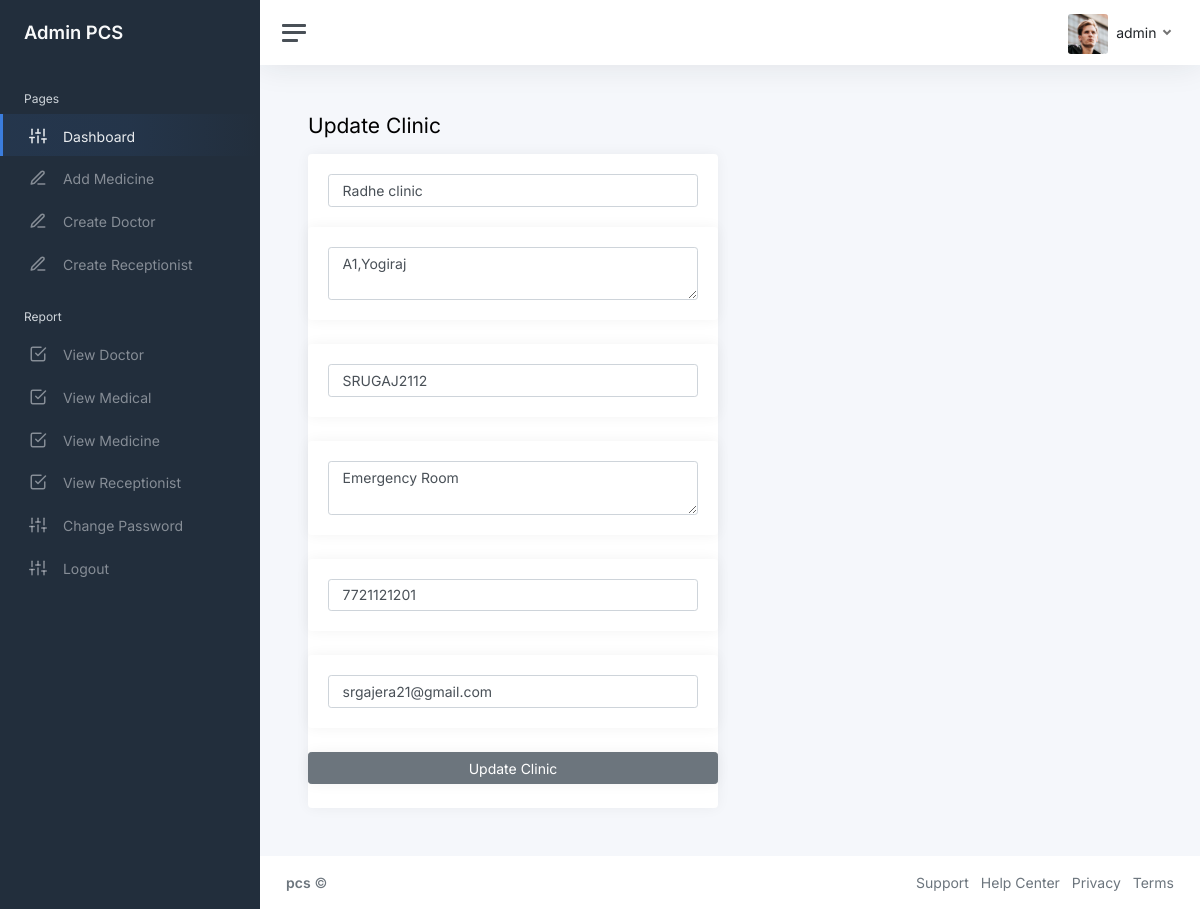
The app's page /admin/editclinic.php?cid=2 (signed in) with its own data.
### tables this page shows
CREATE TABLE IF NOT EXISTS `clinic` (
  `clinic_id` int NOT NULL AUTO_INCREMENT,
  `clinic_name` varchar(50) NOT NULL,
  `clinic_address` varchar(100) NOT NULL,
  `registration_no` varchar(10) NOT NULL,
  `facilities` text NOT NULL,
  `clinic_contact` bigint NOT NULL,
  `email` varchar(50) NOT NULL,
  `timestmp` datetime NOT NULL,
  PRIMARY KEY (`clinic_id`)
);

### admin/editclinic.php (the view, shortened to what this page needs)
<!DOCTYPE html>
<html lang="en">
<head>
	<link href="css/app.css" rel="stylesheet">
</head>
<body>
	<div class="wrapper">
		<?php
		include "sidebar.php";
		?>
		<div class="main">
			<?php
			include "nav.php";
			?>
			<main class="content">
				<div class="container-fluid p-0">
					<div class="mb-3">
						<h1 class="h3 d-inline align-middle">Update Clinic</h1>
					</div>
					<?php
					$cid = $_GET['cid'];
					include "connect.php";
					$q = "select * from clinic where clinic_id='$cid' ";
					$res = mysqli_query($cn, $q) or die(mysqli_error($cn));
					while ($info = mysqli_fetch_array($res)) {
						$cname = $info['clinic_name'];
						$cadd = $info['clinic_address'];
						$regno = $info['registration_no'];
						$faci = $info['facilities'];
						$cont = $info['clinic_contact'];
						$email = $info['email'];
					?>
						<form method=post action="inseditclinic.php" name="addclinic">
							<div class="row">
								<div class="col-12 col-lg-6">
									<div class="card">
										<div class="card-body">
											<input type="text" class="form-control" placeholder="Clinic name" name="txtcname" value='<?php echo $cname; ?>'>
										</div>
										<div class="card">
											<div class="card-body">
												<textarea class="form-control" rows="2" placeholder="Clinic address" name="txtcladdress"><?php echo $cadd; ?></textarea>
											</div>
										</div>
										<div class="card">
											<div class="card-body">
												<input type="text" class="form-control" placeholder="Registration number" name="rno" value='<?php echo $regno; ?>'>
											</div>
										</div>
										<div class="card">
											<div class="card-body">
												<textarea class="form-control" rows="2" placeholder="Facilities" name="txtfac"><?php echo $faci; ?></textarea>
											</div>
										</div>
										<div class="card">
											<div class="card-body">
												<input type="number" class="form-control" placeholder="Clinic Contact" name="nocon" value='<?php echo $cont; ?>'>
											</div>
										</div>
										<div class="card">
											<div class="card-body">
												<input type="text" class="form-control" placeholder="email" name="txtemail" value='<?php echo $email;  ?>'>
											</div>
										</div>
										<div class="card">
											<button class="btn btn-secondary">Update Clinic</button>
										</div>
									</div>
								</div>
						</form>
					<?php
					}
					?>
			</main>
			<?php
			include "footer.php";
			?>
		</div>
	</div>
</body>
</html>

### records on screen
clinic: txtcname "Radhe clinic", txtcladdress "A1,Yogiraj", rno "SRUGAJ2112", txtfac "Emergency Room", nocon "7721121201", txtemail "srgajera21@gmail.com"

### other values on screen
$_SESSION['dun'] "admin"
